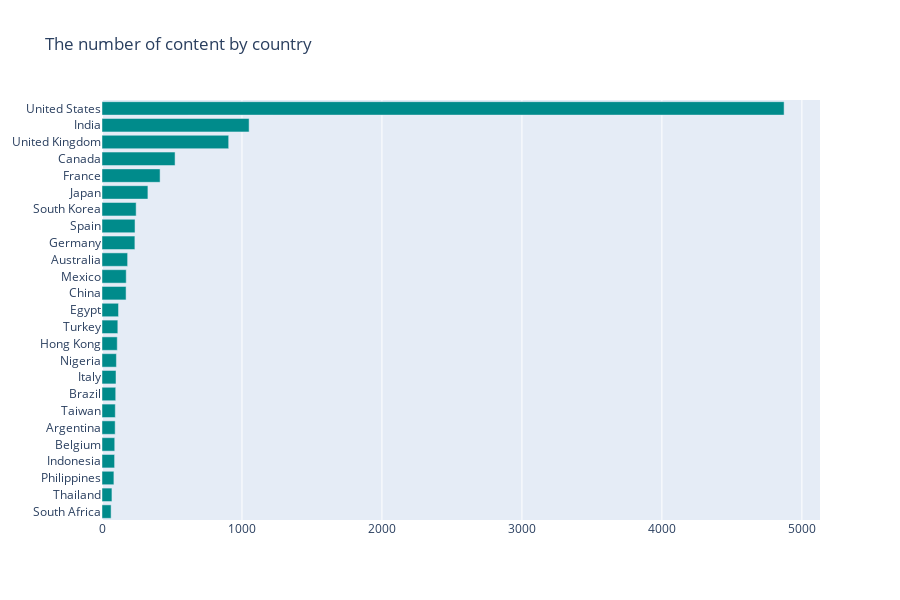

Write notebook code for a chart like this one.
### Markdown cell above
<h4>Contents by Country</h4>

### Code cell
country_codes = {'afghanistan': 'AFG',
 'albania': 'ALB',
 'algeria': 'DZA',
 'american samoa': 'ASM',
 'andorra': 'AND',
 'angola': 'AGO',
 'anguilla': 'AIA',
 'antigua and barbuda': 'ATG',
 'argentina': 'ARG',
 'armenia': 'ARM',
 'aruba': 'ABW',
 'australia': 'AUS',
 'austria': 'AUT',
 'azerbaijan': 'AZE',
 'bahamas': 'BHM',
 'bahrain': 'BHR',
 'bangladesh': 'BGD',
 'barbados': 'BRB',
 'belarus': 'BLR',
 'belgium': 'BEL',
 'belize': 'BLZ',
 'benin': 'BEN',
 'bermuda': 'BMU',
 'bhutan': 'BTN',
 'bolivia': 'BOL',
 'bosnia and herzegovina': 'BIH',
 'botswana': 'BWA',
 'brazil': 'BRA',
 'british virgin islands': 'VGB',
 'brunei': 'BRN',
 'bulgaria': 'BGR',
 'burkina faso': 'BFA',
 'burma': 'MMR',
 'burundi': 'BDI',
 'cabo verde': 'CPV',
 'cambodia': 'KHM',
 'cameroon': 'CMR',
 'canada': 'CAN',
 'cayman islands': 'CYM',
 'central african republic': 'CAF',
 'chad': 'TCD',
 'chile': 'CHL',
 'china': 'CHN',
 'colombia': 'COL',
 'comoros': 'COM',
 'congo democratic': 'COD',
 'Congo republic': 'COG',
 'cook islands': 'COK',
 'costa rica': 'CRI',
 "cote d'ivoire": 'CIV',
 'croatia': 'HRV',
 'cuba': 'CUB',
 'curacao': 'CUW',
 'cyprus': 'CYP',
 'czech republic': 'CZE',
 'denmark': 'DNK',
 'djibouti': 'DJI',
 'dominica': 'DMA',
 'dominican republic': 'DOM',
 'ecuador': 'ECU',
 'egypt': 'EGY',
 'el salvador': 'SLV',
 'equatorial guinea': 'GNQ',
 'eritrea': 'ERI',
 'estonia': 'EST',
 'ethiopia': 'ETH',
 'falkland islands': 'FLK',
 'faroe islands': 'FRO',
 'fiji': 'FJI',
 'finland': 'FIN',
 'france': 'FRA',
 'french polynesia': 'PYF',
 'gabon': 'GAB',
 'gambia, the': 'GMB',
 'georgia': 'GEO',
 'germany': 'DEU',
 'ghana': 'GHA',
 'gibraltar': 'GIB',
 'greece': 'GRC',
 'greenland': 'GRL',
 'grenada': 'GRD',
 'guam': 'GUM',
 'guatemala': 'GTM',
 'guernsey': 'GGY',
 'guinea-bissau': 'GNB',
 'guinea': 'GIN',
 'guyana': 'GUY',
 'haiti': 'HTI',
 'honduras': 'HND',
 'hong kong': 'HKG',
 'hungary': 'HUN',
 'iceland': 'ISL',
 'india': 'IND',
 'indonesia': 'IDN',
 'iran': 'IRN',
 'iraq': 'IRQ',
 'ireland': 'IRL',
 'isle of man': 'IMN',
 'israel': 'ISR',
 'italy': 'ITA',
 'jamaica': 'JAM',
 'japan': 'JPN',
 'jersey': 'JEY',
 'jordan': 'JOR',
 'kazakhstan': 'KAZ',
 'kenya': 'KEN',
 'kiribati': 'KIR',
 'north korea': 'PRK',
 'south korea': 'KOR',
 'kosovo': 'KSV',
 'kuwait': 'KWT',
 'kyrgyzstan': 'KGZ',
 'laos': 'LAO',
 'latvia': 'LVA',
 'lebanon': 'LBN',
 'lesotho': 'LSO',
 'liberia': 'LBR',
 'libya': 'LBY',
 'liechtenstein': 'LIE',
 'lithuania': 'LTU',
 'luxembourg': 'LUX',
 'macau': 'MAC',
 'macedonia': 'MKD',
 'madagascar': 'MDG',
 'malawi': 'MWI',
 'malaysia': 'MYS',
 'maldives': 'MDV',
 'mali': 'MLI',
 'malta': 'MLT',
 'marshall islands': 'MHL',
 'mauritania': 'MRT',
 'mauritius': 'MUS',
 'mexico': 'MEX',
 'micronesia': 'FSM',
 'moldova': 'MDA',
 'monaco': 'MCO',
 'mongolia': 'MNG',
 'montenegro': 'MNE',
 'morocco': 'MAR',
 'mozambique': 'MOZ',
 'namibia': 'NAM',
 'nepal': 'NPL',
 'netherlands': 'NLD',
 'new caledonia': 'NCL',
 'new zealand': 'NZL',
 'nicaragua': 'NIC',
 'nigeria': 'NGA',
 'niger': 'NER',
 'niue': 'NIU',
 'northern mariana islands': 'MNP',
 'norway': 'NOR',
 'oman': 'OMN',
 'pakistan': 'PAK',
 'palau': 'PLW',
 'panama': 'PAN',
 'papua new guinea': 'PNG',
 'paraguay': 'PRY',
 'peru': 'PER',
 'philippines': 'PHL',
 'poland': 'POL',
 'portugal': 'PRT',
 'puerto rico': 'PRI',
 'qatar': 'QAT',
 'romania': 'ROU',
 'russia': 'RUS',
 'rwanda': 'RWA',
 'saint kitts and nevis': 'KNA',
 'saint lucia': 'LCA',
 'saint martin': 'MAF',
 'saint pierre and miquelon': 'SPM',
 'saint vincent and the grenadines': 'VCT',
 'samoa': 'WSM',
 'san marino': 'SMR',
 'sao tome and principe': 'STP',
 'saudi arabia': 'SAU',
 'senegal': 'SEN',
 'serbia': 'SRB',
 'seychelles': 'SYC',
 'sierra leone': 'SLE',
 'singapore': 'SGP',
 'sint maarten': 'SXM',
 'slovakia': 'SVK',
 'slovenia': 'SVN',
 'solomon islands': 'SLB',
 'somalia': 'SOM',
 'south africa': 'ZAF',
 'south sudan': 'SSD',
 'spain': 'ESP',
 'sri lanka': 'LKA',
 'sudan': 'SDN',
 'suriname': 'SUR',
 'swaziland': 'SWZ',
 'sweden': 'SWE',
 'switzerland': 'CHE',
 'syria': 'SYR',
 'taiwan': 'TWN',
 'tajikistan': 'TJK',
 'tanzania': 'TZA',
 'thailand': 'THA',
 'timor-leste': 'TLS',
 'togo': 'TGO',
 'tonga': 'TON',
 'trinidad and tobago': 'TTO',
 'tunisia': 'TUN',
 'turkey': 'TUR',
 'turkmenistan': 'TKM',
 'tuvalu': 'TUV',
 'uganda': 'UGA',
 'ukraine': 'UKR',
 'united arab emirates': 'ARE',
 'united kingdom': 'GBR',
 'united states': 'USA',
 'uruguay': 'URY',
 'uzbekistan': 'UZB',
 'vanuatu': 'VUT',
 'venezuela': 'VEN',
 'vietnam': 'VNM',
 'virgin islands': 'VGB',
 'west bank': 'WBG',
 'yemen': 'YEM',
 'zambia': 'ZMB',
 'zimbabwe': 'ZWE'}

## countries 
from collections import Counter
colorscale = ["#f7fbff", "#ebf3fb", "#deebf7", "#d2e3f3", "#c6dbef", "#b3d2e9", "#9ecae1",
    "#85bcdb", "#6baed6", "#57a0ce", "#4292c6", "#3082be", "#2171b5", "#1361a9",
    "#08519c", "#0b4083", "#08306b"
]
    
def geoplot(ddf):
    country_with_code, country = {}, {}
    shows_countries = ", ".join(ddf['country'].dropna()).split(", ")
    for c,v in dict(Counter(shows_countries)).items():
        code = ""
        if c.lower() in country_codes:
            code = country_codes[c.lower()]
        country_with_code[code] = v
        country[c] = v

    data = [dict(
            type = 'choropleth',
            locations = list(country_with_code.keys()),
            z = list(country_with_code.values()),
            colorscale = [[0,"rgb(5, 10, 172)"],[0.65,"rgb(40, 60, 190)"],[0.75,"rgb(70, 100, 245)"],\
                        [0.80,"rgb(90, 120, 245)"],[0.9,"rgb(106, 137, 247)"],[1,"rgb(220, 220, 220)"]],
            autocolorscale = False,
            reversescale = True,
            marker = dict(
                line = dict (
                    color = 'gray',
                    width = 0.5
                ) ),
            colorbar = dict(
                autotick = False,
                title = ''),
          ) ]

    layout = dict(
        title = '',
        geo = dict(
            showframe = False,
            showcoastlines = False,
            projection = dict(
                type = 'Mercator'
            )
        )
    )

    fig = dict( data=data, layout=layout )
    iplot( fig, validate=False, filename='d3-world-map' )
    return country

country_vals = geoplot(df_all)
tabs = Counter(country_vals).most_common(25)

labels = [_[0] for _ in tabs][::-1]
values = [_[1] for _ in tabs][::-1]
trace1 = go.Bar(y=labels, x=values, orientation="h", name="", marker=dict(color="#008B8B"))

data = [trace1]
layout = go.Layout(title="The number of content by country", height=600, legend=dict(x=0.1, y=1.1, orientation="h"))
fig = go.Figure(data, layout=layout)
fig.show()

### Figure 1 — Plotly figure (JSON) as saved in the notebook; plotly's stock layout.template omitted (floating-point values rounded to 4 significant figures)
{"data": [{"marker": {"color": "#008B8B"}, "name": "", "orientation": "h", "type": "bar", "x": [65, 71, 85, 90, 91, 94, 95, 98, 100, 103, 109, 113, 118, 172, 173, 183, 235, 236, 244, 328, 415, 522, 905, 1051, 4873], "y": ["South Africa", "Thailand", "Philippines", "Indonesia", "Belgium", "Argentina", "Taiwan", "Brazil", "Italy", "Nigeria", "Hong Kong", "Turkey", "Egypt", "China", "Mexico", "Australia", "Germany", "Spain", "South Korea", "Japan", "France", "Canada", "United Kingdom", "India", "United States"]}], "layout": {"height": 600, "legend": {"orientation": "h", "x": 0.1, "y": 1.1}, "title": {"text": "The number of content by country"}}}
